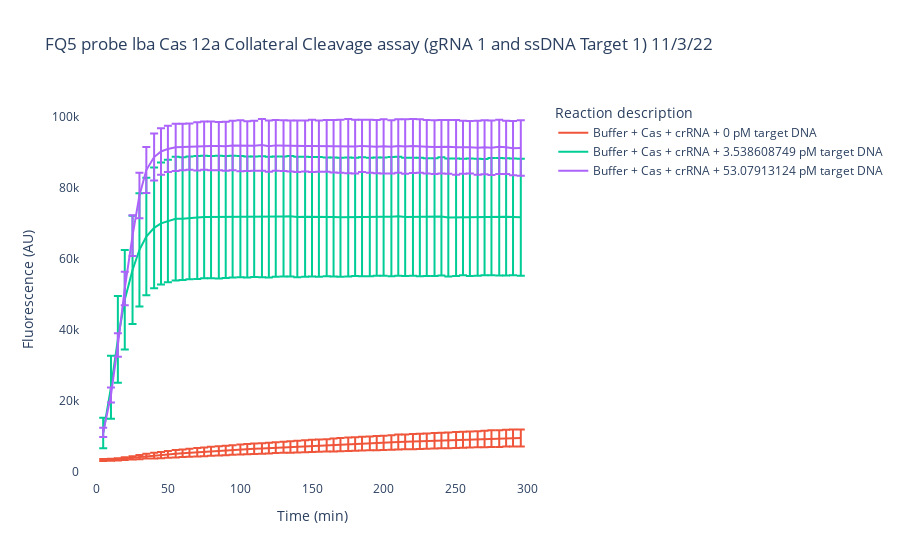

Source (notebook cell):
### Code cell
#Plot all data 
#### Comment out or add if more/less samples 
fig = go.Figure(go.Scatter(
    ))
fig.add_trace(go.Scatter(x=Time, y=Trip1_mean, error_y = dict(type='data', array=Trip1_std), name = 'Buffer + Cas + crRNA + {} pM target DNA'.format(concs[0])))
fig.add_trace(go.Scatter(x=Time, y=Trip2_mean, error_y = dict(type='data', array=Trip2_std), name = 'Buffer + Cas + crRNA + {} pM target DNA'.format(concs[1])))
# fig.add_trace(go.Scatter(x=Time, y=Trip3_mean, error_y = dict(type='data', array=Trip3_std), name = 'Buffer + Cas + crRNA + {} pM target DNA'.format(concs[2]), marker = dict(color = 'brown')))
# fig.add_trace(go.Scatter(x=Time, y=Trip4_mean, error_y = dict(type='data', array=Trip4_std), name = 'Buffer + Cas + crRNA + {} pM target DNA'.format(concs[3])))
# fig.add_trace(go.Scatter(x=Time, y=Trip5_mean, error_y = dict(type='data', array=Trip5_std), name = 'Buffer + Cas + crRNA + {} pM target DNA'.format(concs[4])))
# fig.add_trace(go.Scatter(x=Time, y=Trip6_mean, error_y = dict(type='data', array=Trip6_std), name = 'Buffer + Cas + crRNA + {} pM target DNA'.format(concs[5])))
# fig.add_trace(go.Scatter(x=Time, y=Trip7_mean, error_y = dict(type='data', array=Trip7_std), name = 'Buffer + Cas + crRNA + {} pM target DNA'.format(concs[6])))
# fig.add_trace(go.Scatter(x=Time, y=Trip8_mean, error_y = dict(type='data', array=Trip8_std), name = 'Buffer + Cas + crRNA + {} pM target DNA'.format(concs[7])))
# fig.add_trace(go.Scatter(x=Time, y=Trip9_mean, error_y = dict(type='data', array=Trip9_std), name = 'Buffer + Cas + crRNA + {} pM target DNA'.format(concs[8])))

# fig.add_trace(go.Scatter(x=Time, y=Trip10_mean, error_y = dict(type='data', array=Trip10_std), name = 'Buffer + Cas + crRNA + {} pM target DNA'.format(concs[9])))
# fig.add_trace(go.Scatter(x=Time, y=Trip11_mean, error_y = dict(type='data', array=Trip11_std), name = 'Buffer + Cas + crRNA + {} pM target DNA'.format(concs[10])))
# fig.add_trace(go.Scatter(x=Time, y=Trip12_mean, error_y = dict(type='data', array=Trip12_std), name = 'Buffer + Cas + crRNA + {} pM target DNA'.format(concs[11])))
# fig.add_trace(go.Scatter(x=Time, y=Trip13_mean, error_y = dict(type='data', array=Trip13_std), name = 'Buffer + Cas + crRNA + {} pM target DNA'.format(concs[12])))
# fig.add_trace(go.Scatter(x=Time, y=Trip14_mean, error_y = dict(type='data', array=Trip14_std), name = 'Buffer + Cas + crRNA + {} pM target DNA'.format(concs[13])))
# fig.add_trace(go.Scatter(x=Time, y=Trip15_mean, error_y = dict(type='data', array=Trip15_std), name = 'Buffer + Cas + crRNA + {} pM target DNA'.format(concs[14])))
fig.add_trace(go.Scatter(x=Time, y=Trip16_mean, error_y = dict(type='data', array=Trip16_std), name = 'Buffer + Cas + crRNA + {} pM target DNA'.format(concs[15])))

#Change title 
fig.update_layout(title="FQ5 probe lba Cas 12a Collateral Cleavage assay (gRNA 1 and ssDNA Target 1) 11/3/22", xaxis_title="Time (min)", yaxis_title="Fluorescence (AU)", legend_title="Reaction description", plot_bgcolor = 'white')


fig.show()

### Figure 1 — Plotly figure (JSON) as saved in the notebook; plotly's stock layout.template omitted (floating-point values rounded to 4 significant figures)
{"data": [{"type": "scatter"}, {"error_y": {"array": [268.4, 267.2, 285.5, 372.8, 456.1, 602.5, 674.6, 787.6, 886.7, 949.7, 1048.0, 1060.0, 1138.0, 1171.0, 1232.0, 1270.0, 1308.0, 1351.0, 1358.0, 1398.0, 1429.0, 1463.0, 1473.0, 1525.0, 1520.0, 1566.0, 1623.0, 1656.0, 1697.0, 1719.0, 1725.0, 1748.0, 1814.0, 1857.0, 1876.0, 1894.0, 1933.0, 1928.0, 2016.0, 2025.0, 2034.0, 2089.0, 2093.0, 2124.0, 2129.0, 2146.0, 2184.0, 2186.0, 2227.0, 2247.0, 2241.0, 2286.0, 2280.0, 2326.0, 2354.0, 2343.0, 2367.0, 2384.0, 2414.0], "type": "data"}, "name": "Buffer + Cas + crRNA + 0 pM target DNA", "type": "scatter", "x": [4.8, 10.2, 15, 19.8, 25.2, 30, 34.8, 40.2, 45, 49.8, 55.2, 60, 64.8, 70.2, 75, 79.8, 85.2, 90, 94.8, 100.2, 105, 109.8, 115.2, 120, 124.8, 130.2, 135, 139.8, 145.2, 150, 154.8, 160.2, 165, 169.8, 175.2, 180, 184.8, 190.2, 195, 199.8, 205.2, 210, 214.8, 220.2, 225, 229.8, 235.2, 240, 244.8, 250.2, 255, 259.8, 265.2, 270, 274.8, 280.2, 285, 289.8, 295.2], "y": [3382.0, 3458, 3573.0, 3794.0, 4012.0, 4217, 4461.0, 4640.0, 4796.0, 4960.0, 5149, 5290.0, 5434.0, 5569.0, 5683.0, 5835.0, 5953.0, 6091.0, 6206.0, 6340.0, 6453.0, 6580.0, 6653.0, 6750.0, 6867.0, 6975.0, 7079.0, 7178.0, 7270.0, 7368.0, 7469.0, 7503.0, 7604.0, 7711.0, 7830.0, 7893.0, 7990.0, 8054.0, 8160.0, 8226.0, 8326.0, 8457.0, 8505.0, 8574.0, 8648.0, 8728.0, 8798.0, 8857.0, 8918.0, 9046.0, 9108.0, 9169.0, 9233.0, 9281.0, 9408.0, 9435.0, 9534.0, 9568.0, 9607.0]}, {"error_y": {"array": [4299.0, 8885.0, 12200.0, 14040.0, 15230.0, 15950.0, 16560.0, 16990.0, 17180.0, 17240.0, 17440.0, 17290.0, 17300.0, 17300.0, 17250.0, 17220.0, 17270.0, 17190.0, 17170.0, 17090.0, 17050.0, 16980.0, 17080.0, 17010.0, 16930.0, 16900.0, 16990.0, 17000.0, 16870.0, 16820.0, 16870.0, 16720.0, 16770.0, 16760.0, 16780.0, 16660.0, 16770.0, 16670.0, 16650.0, 16660.0, 16780.0, 16760.0, 16660.0, 16620.0, 16680.0, 16600.0, 16590.0, 16650.0, 16620.0, 16550.0, 16410.0, 16520.0, 16500.0, 16390.0, 16540.0, 16530.0, 16510.0, 16450.0, 16480.0], "type": "data"}, "name": "Buffer + Cas + crRNA + 3.538608749 pM target DNA", "type": "scatter", "x": [4.8, 10.2, 15, 19.8, 25.2, 30, 34.8, 40.2, 45, 49.8, 55.2, 60, 64.8, 70.2, 75, 79.8, 85.2, 90, 94.8, 100.2, 105, 109.8, 115.2, 120, 124.8, 130.2, 135, 139.8, 145.2, 150, 154.8, 160.2, 165, 169.8, 175.2, 180, 184.8, 190.2, 195, 199.8, 205.2, 210, 214.8, 220.2, 225, 229.8, 235.2, 240, 244.8, 250.2, 255, 259.8, 265.2, 270, 274.8, 280.2, 285, 289.8, 295.2], "y": [11020.0, 23870.0, 37370.0, 48540.0, 56940.0, 62620.0, 66367, 68790.0, 70040.0, 70720.0, 71370.0, 71370.0, 71600.0, 71710.0, 71820.0, 71825, 71800.0, 71850.0, 71960.0, 71980.0, 71840.0, 71910.0, 71919, 71830.0, 71980.0, 72000.0, 72050.0, 71850.0, 71920.0, 71940.0, 71860.0, 71870.0, 71870.0, 71800.0, 71860.0, 71900.0, 71910.0, 71860.0, 71980.0, 71932, 71940.0, 72075, 71860.0, 71900.0, 71870.0, 71800.0, 71810.0, 72010.0, 71720.0, 71770.0, 71860.0, 71770.0, 71790.0, 71820.0, 71959, 71910.0, 71900.0, 71850.0, 71800.0]}, {"error_y": {"array": [1271.0, 2126.0, 3335.0, 4696.0, 5737.0, 6403.0, 6476.0, 6610.0, 6559.0, 6494.0, 6677.0, 6523.0, 6532.0, 6806.0, 6813.0, 6890.0, 6797.0, 6891.0, 6982.0, 7185.0, 7017.0, 7059.0, 7277.0, 7207.0, 7152.0, 7162.0, 7185.0, 7259.0, 7180.0, 7331.0, 7228.0, 7297.0, 7406.0, 7492.0, 7622.0, 7563.0, 7349.0, 7465.0, 7481.0, 7656.0, 7502.0, 7526.0, 7664.0, 7596.0, 7542.0, 7565.0, 7560.0, 7516.0, 7550.0, 7702.0, 7463.0, 7426.0, 7601.0, 7587.0, 7678.0, 7623.0, 7502.0, 7643.0, 7810.0], "type": "data"}, "name": "Buffer + Cas + crRNA + 53.07913124 pM target DNA", "type": "scatter", "x": [4.8, 10.2, 15, 19.8, 25.2, 30, 34.8, 40.2, 45, 49.8, 55.2, 60, 64.8, 70.2, 75, 79.8, 85.2, 90, 94.8, 100.2, 105, 109.8, 115.2, 120, 124.8, 130.2, 135, 139.8, 145.2, 150, 154.8, 160.2, 165, 169.8, 175.2, 180, 184.8, 190.2, 195, 199.8, 205.2, 210, 214.8, 220.2, 225, 229.8, 235.2, 240, 244.8, 250.2, 255, 259.8, 265.2, 270, 274.8, 280.2, 285, 289.8, 295.2], "y": [11180.0, 21720.0, 35790.0, 51700.0, 66580.0, 77910.0, 85060.0, 88730.0, 90310.0, 91030.0, 91460.0, 91560.0, 91670.0, 91760.0, 91940.0, 91870.0, 91840.0, 91760.0, 91980.0, 91940.0, 91790.0, 91910.0, 92150.0, 91790.0, 92020.0, 91950.0, 91880.0, 91750.0, 91830.0, 91880.0, 91830.0, 91870.0, 91790.0, 91780.0, 91800.0, 91680.0, 91880.0, 91750.0, 91670.0, 91750.0, 91620.0, 91832, 91720.0, 91860.0, 91850.0, 91640.0, 91540.0, 91630.0, 91614, 91480.0, 91520.0, 91500.0, 91350.0, 91490.0, 91330.0, 91600.0, 91480.0, 91240.0, 91300.0]}], "layout": {"legend": {"title": {"text": "Reaction description"}}, "plot_bgcolor": "white", "title": {"text": "FQ5 probe lba Cas 12a Collateral Cleavage assay (gRNA 1 and ssDNA Target 1) 11/3/22"}, "xaxis": {"title": {"text": "Time (min)"}}, "yaxis": {"title": {"text": "Fluorescence (AU)"}}}}
